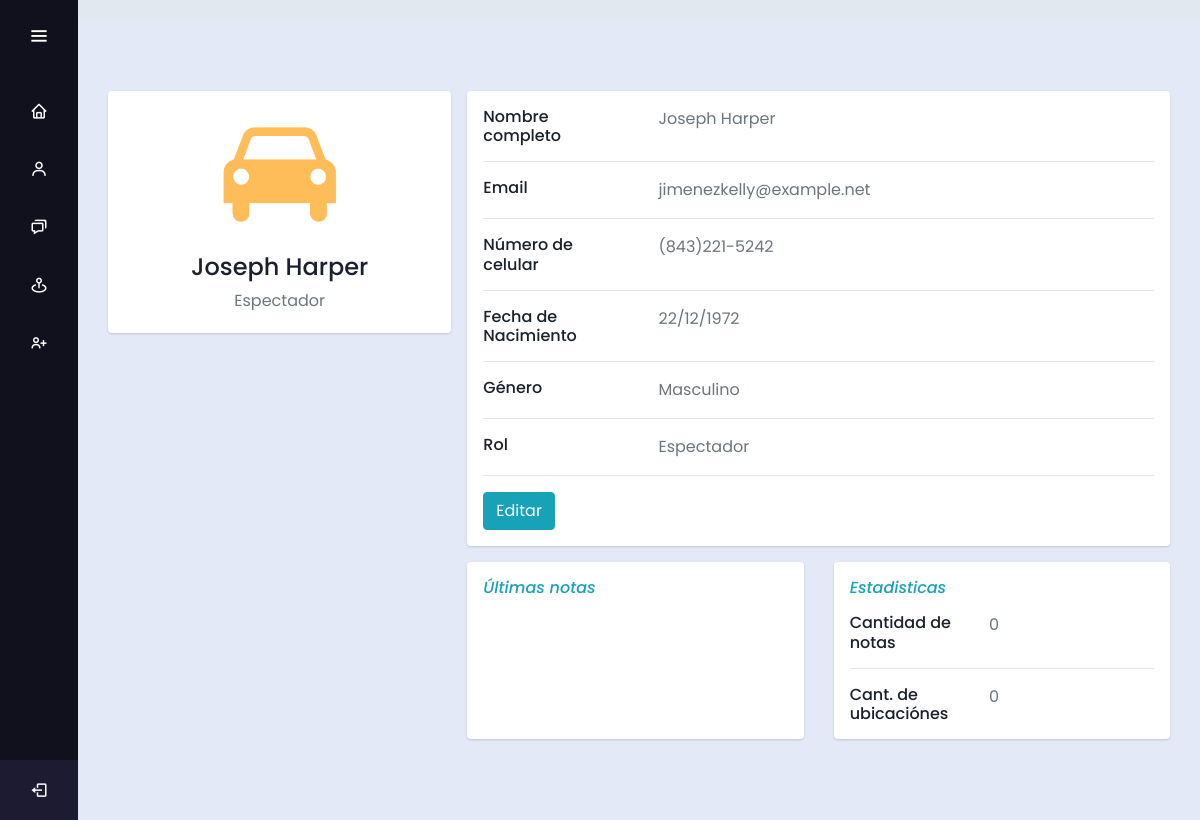
The app's page /profile/ (signed in), older data.
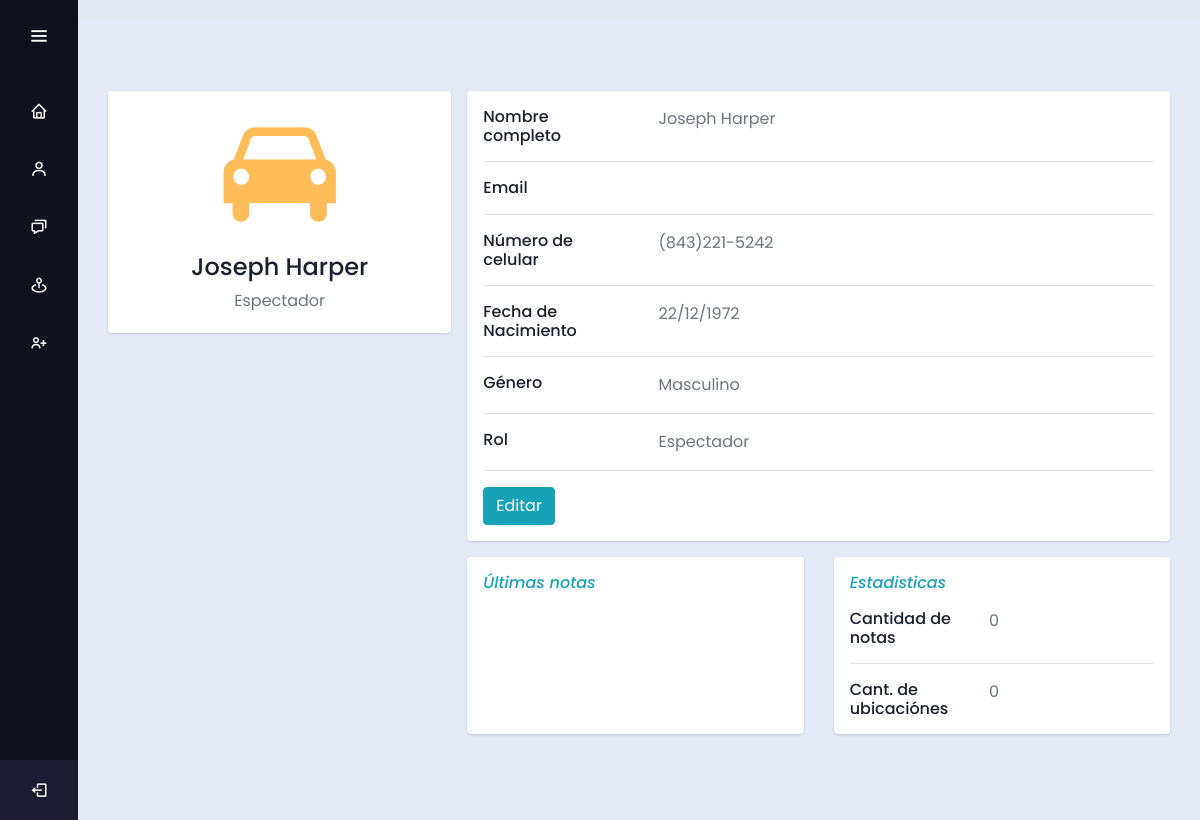
The same page, newer data.
### users/models.py (models this page shows)
class CustomUser(AbstractUser):
    ROLE = (
        ('i', 'Investigator'),
        ('v', 'Viewer'),
    )
    GENDER_CHOICES = (
        ('H', 'Masculino'),
        ('M', 'Femenino'),
        ('O', 'Otro'),
    )
    role = models.CharField(max_length=1, choices=ROLE, default='v')
    date_of_birth = models.DateField(null=True, blank=False)
    phone_number = models.CharField(max_length=20, blank=True)
    gender = models.CharField(max_length=1, choices=GENDER_CHOICES, blank=False)
    profile_picture = models.ImageField(upload_to='profile_pics/', blank=True,default='profile_pics/default_profile_pic.webp')
    groups = models.ManyToManyField(Group, related_name='custom_users')
    user_permissions = models.ManyToManyField(Permission, related_name='custom_users')

### users/views.py (the view)
# urls.py: path('profile/', profile, name='profile'),
@login_required
def profile(request):
    success_messages = messages.get_messages(request)
    return render(request, 'profile.html', {'messages': success_messages})

### users/templates/profile.html (shortened to what this page needs)
{% extends 'base.html' %}
{% load static %}
{% block content %}
<div class="container overflow-hidden" style="padding-top: 5%;">
    <div class="main-body">
        <div class="row gutters-sm">
            <div class="col-md-4 mb-3">
                <div class="card">
                    <div class="card-body">
                        <div class="d-flex flex-column align-items-center text-center">
                            <img src="{{ request.user.profile_picture.url }}" alt="Admin" class="rounded-circle"
                                width="150">
                            <div class="mt-3">
                                <h4>{{request.user.first_name}} {{request.user.last_name}}</h4>
                                <p class="text-secondary mb-1">
                                    {% if request.user.role == "v" %}
                                    Espectador
                                    {% else %}
                                    Investigador
                                    {% endif %}
                                </p>
                            </div>
                        </div>
                    </div>
                </div>
            </div>
            <div class="col-md-8">
                <div class="card mb-3">
                    <div class="card-body">
                        <div class="row">
                            <div class="col-sm-3">
                                <h6 class="mb-0">Nombre completo</h6>
                            </div>
                            <div class="col-sm-9 text-secondary">
                                {{request.user.first_name}} {{request.user.last_name}}
                            </div>
                        </div>
                        <hr>
                        <div class="row">
                            <div class="col-sm-3">
                                <h6 class="mb-0">Email</h6>
                            </div>
                            <div class="col-sm-9 text-secondary">
                                {{request.user.email}}
                            </div>
                        </div>
                        <hr>
                        <div class="row">
                            <div class="col-sm-3">
                                <h6 class="mb-0">Número de celular</h6>
                            </div>
                            <div class="col-sm-9 text-secondary">
                                {{request.user.phone_number}}
                            </div>
                        </div>
                        <hr>
                        <div class="row">
                            <div class="col-sm-3">
                                <h6 class="mb-0">Fecha de Nacimiento</h6>
                            </div>
                            <div class="col-sm-9 text-secondary">
                                {{request.user.date_of_birth|date:"d/m/Y" }}
                            </div>
                        </div>
                        <hr>
                        <div class="row">
                            <div class="col-sm-3">
                                <h6 class="mb-0">Género</h6>
                            </div>
                            <div class="col-sm-9 text-secondary">
                                {% if request.user.gender == "H" %}
                                Masculino
                                {% elif request.user.gender == "M"%}
                                Femenino
                                {% else %}
                                Otro
                                {% endif %}
                            </div>
                        </div>
                        <hr>
                        <div class="row">
                            <div class="col-sm-3">
                                <h6 class="mb-0">Rol</h6>
                            </div>
                            <div class="col-sm-9 text-secondary">
                                {% if request.user.role == "v" %}
                                Espectador
                                {% else %}
                                Investigador
                                {% endif %}
                            </div>
                        </div>
                        <hr>
                        <div class="row">
                            <div class="col-sm-12">
                                <a class="btn btn-info" href="{% url 'edit_user'%}">Editar</a>
                            </div>
                        </div>
                    </div>
                </div>
                <div class="row">
                    <div class="col-sm-6 mb-3">
                        <div class="card h-100">
                            <div class="card-body">
                                <h6 class="d-flex align-items-center mb-3"><i
                                        class="material-icons text-info mr-2">Últimas notas</i></h6>
                            </div>
                        </div>
                    </div>
                    <div class="col-sm-6 mb-3">
                        <div class="card h-100">
                            <div class="card-body">
                                <h6 class="d-flex align-items-center mb-3"><i
                                        class="material-icons text-info mr-2">Estadisticas</i></h6>
                                <div class="row">
                                    <div class="col-sm-5">
                                        <h6 class="mb-0">Cantidad de notas</h6>
                                    </div>
                                    <div class="col-sm-3 text-secondary">
                                        0
                                    </div>
                                </div>
                                <hr>
                                <div class="row">
                                    <div class="col-sm-5">
                                        <h6 class="mb-0">Cant. de ubicaciónes</h6>
                                    </div>
                                    <div class="col-sm-3 text-secondary">
                                        0
                                    </div>
                                </div>
                            </div>
                        </div>
                    </div>
                </div>
            </div>
        </div>
    </div>
</div>
{% endblock %}

### deu_HM/templates/base.html (shortened to what this page needs)
{% load static %}
<!DOCTYPE html>
<html lang="en" dir="ltr">
<head>
  <link rel="stylesheet" href='{% static "css/base.css" %}'>
  <link rel="stylesheet" href="https://cdnjs.cloudflare.com/ajax/libs/font-awesome/5.15.3/css/all.min.css">
  <link rel="stylesheet" href="https://cdn.jsdelivr.net/npm/bootstrap@4.3.1/dist/css/bootstrap.min.css"
>
  <link href='https://unpkg.com/boxicons@2.0.7/css/boxicons.min.css' rel='stylesheet'>
</head>
<header>
  <div class="sidebar">
    <div class="logo-details">
      <i class='bx bx-menu' id="btn"></i>
    </div>
    <ul class="nav-list">
      <li>
        <a href="{% url 'home' %}">
          <i class='bx bx-home'></i>
        </a>
      </li>
      <li>
        <a href="{% url 'profile' %}">
          <i class='bx bx-user'></i>
        </a>
      </li>
      <li>
        <a href="{% url 'notes' %}">
          <i class='bx bx-chat'></i>
        </a>
      </li>
      <li>
        <a href="{% url 'get_ubics' %}">
          <i class='bx bx-map-pin'></i>
        </a>
      </li>
      <li>
        <a href="{% url 'createEnt' %}">
          <i class='bx bx-user-plus'></i>
        </a>
      </li>
      <li class="profile">
        <div class="profile-details">
          <div class="name_job">
            <div class="name">{{ request.user.username }}</div>
            <div class="job">
            </div>
            <a href="{% url 'logout' %}" class="log_out"><i class='bx bx-log-out' id="log_out"></i></a>
      </li>
    </ul>
  </div>
</header>
<body>
  <section class="home-section">
    {% block content %}
    {% endblock %}
  </section>
</body>
<link href='https://api.mapbox.com/mapbox-gl-js/v2.15.0/mapbox-gl.css' rel='stylesheet' />
</html>

### deu_HM/static/css/base.css (style rules this page uses)
* { margin: 0; padding: 0; box-sizing: border-box; font-family: "Poppins" , sans-serif; }
.sidebar { position: fixed; left: 0; top: 0; height: 100%; width: 78px; background: #11101D; padding: 6px 14px; z-index: 99; transition: all 0.5s ease; }
.sidebar .logo-details { height: 60px; display: flex; align-items: center; position: relative; }
.sidebar .logo-details #btn { position: absolute; top: 50%; right: 0; transform: translateY(-50%); font-size: 22px; transition: all 0.4s ease; font-size: 23px; text-align: center; cursor: pointer; transition: all 0.5s ease; }
.sidebar i { color: #fff; height: 60px; min-width: 50px; font-size: 28px; text-align: center; line-height: 60px; }
.sidebar .nav-list { margin-top: 20px; height: 100%; }
.sidebar li { position: relative; margin: 8px 0; list-style: none; }
.sidebar li a { display: flex; height: 100%; width: 100%; border-radius: 12px; align-items: center; text-decoration: none; transition: all 0.4s ease; background: #11101D; }
.sidebar li i { height: 50px; line-height: 50px; font-size: 18px; border-radius: 12px; }
.sidebar li.profile { position: fixed; height: 60px; width: 78px; left: 0; bottom: -8px; padding: 10px 14px; background: #1d1b31; transition: all 0.5s ease; overflow: hidden; }
.sidebar li .profile-details { display: flex; align-items: center; flex-wrap: nowrap; }
.sidebar li.profile .name, .sidebar li.profile .job { font-size: 15px; font-weight: 400; color: #fff; white-space: nowrap; }
.sidebar li.profile .job { font-size: 12px; }
.sidebar .profile #log_out { position: absolute; top: 50%; right: 0; transform: translateY(-50%); background: #1d1b31; width: 100%; height: 60px; line-height: 60px; border-radius: 0px; transition: all 0.5s ease; }
.home-section { position: relative; background: #E4E9F7; min-height: 100vh; top: 0; left: 78px; width: calc(100% - 78px); transition: all 0.5s ease; z-index: 2; }

### users/templates/profile.html (style rules this page uses)
body { margin-top: 20px; color: #1a202c; text-align: left; background-color: #e2e8f0; }
.main-body { padding: 15px; }
.card { box-shadow: 0 1px 3px 0 rgba(0, 0, 0, .1), 0 1px 2px 0 rgba(0, 0, 0, .06); }
.card { position: relative; display: flex; flex-direction: column; min-width: 0; word-wrap: break-word; background-color: #fff; background-clip: border-box; border: 0 solid rgba(0, 0, 0, .125); border-radius: .25rem; }
.card-body { flex: 1 1 auto; min-height: 1px; padding: 1rem; }
.gutters-sm { margin-right: -8px; margin-left: -8px; }
.gutters-sm>.col, .gutters-sm>[class*=col-] { padding-right: 8px; padding-left: 8px; }
.mb-3, .my-3 { margin-bottom: 1rem !important; }
.h-100 { height: 100% !important; }

Row changes from the older to the newer data that the page shows:
changed CustomUser "Joseph": user.email "jimenezkelly@example.net" → (not shown)
